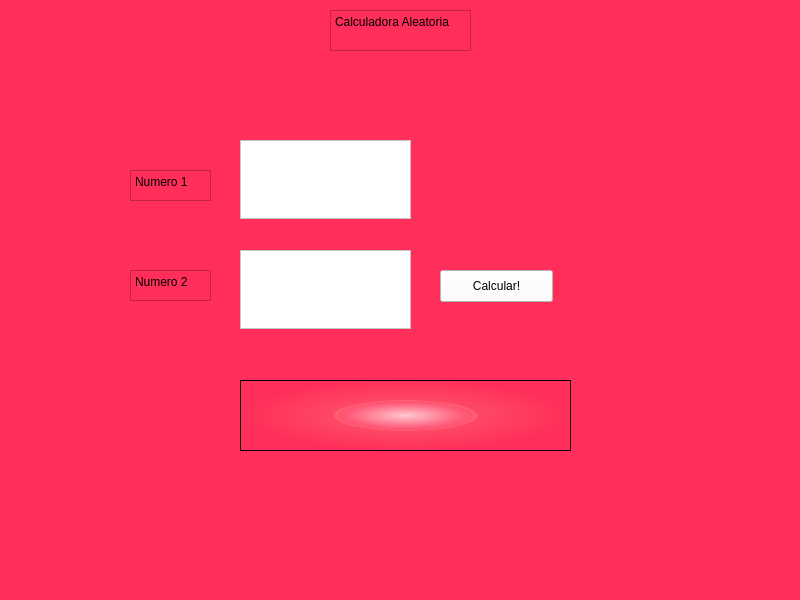
<?xml version="1.0" encoding="UTF-8"?>
<ui version="4.0">
 <class>MainWindow</class>
 <widget class="QMainWindow" name="MainWindow">
  <property name="geometry">
   <rect>
    <x>0</x>
    <y>0</y>
    <width>800</width>
    <height>600</height>
   </rect>
  </property>
  <property name="windowTitle">
   <string>MainWindow</string>
  </property>
  <property name="styleSheet">
   <string notr="true">background-color: rgb(255, 46, 90);</string>
  </property>
  <widget class="QWidget" name="centralwidget">
   <widget class="QPlainTextEdit" name="plainTextEdit">
    <property name="geometry">
     <rect>
      <x>130</x>
      <y>170</y>
      <width>81</width>
      <height>31</height>
     </rect>
    </property>
    <property name="plainText">
     <string>Numero 1</string>
    </property>
   </widget>
   <widget class="QPlainTextEdit" name="plainTextEdit_2">
    <property name="geometry">
     <rect>
      <x>130</x>
      <y>270</y>
      <width>81</width>
      <height>31</height>
     </rect>
    </property>
    <property name="plainText">
     <string>Numero 2</string>
    </property>
   </widget>
   <widget class="QTextEdit" name="num_1">
    <property name="geometry">
     <rect>
      <x>240</x>
      <y>140</y>
      <width>171</width>
      <height>79</height>
     </rect>
    </property>
    <property name="styleSheet">
     <string notr="true">background-color: rgb(255, 255, 255);</string>
    </property>
   </widget>
   <widget class="QTextEdit" name="num_2">
    <property name="geometry">
     <rect>
      <x>240</x>
      <y>250</y>
      <width>171</width>
      <height>79</height>
     </rect>
    </property>
    <property name="styleSheet">
     <string notr="true">background-color: rgb(255, 255, 255);</string>
    </property>
   </widget>
   <widget class="QPushButton" name="boton">
    <property name="geometry">
     <rect>
      <x>440</x>
      <y>270</y>
      <width>113</width>
      <height>32</height>
     </rect>
    </property>
    <property name="styleSheet">
     <string notr="true">background-color: rgb(255, 255, 255);</string>
    </property>
    <property name="text">
     <string>Calcular!</string>
    </property>
   </widget>
   <widget class="QTextEdit" name="resultado">
    <property name="geometry">
     <rect>
      <x>240</x>
      <y>380</y>
      <width>331</width>
      <height>71</height>
     </rect>
    </property>
    <property name="styleSheet">
     <string notr="true">background-color: rgb(255, 170, 153);
background-color: qradialgradient(spread:pad, cx:0.5, cy:0.5, radius:0.5, fx:0.5, fy:0.5, stop:0 rgba(255, 235, 235, 206), stop:0.35 rgba(255, 188, 188, 80), stop:0.4 rgba(255, 162, 162, 80), stop:0.425 rgba(255, 132, 132, 156), stop:0.44 rgba(252, 128, 128, 80), stop:1 rgba(255, 255, 255, 0));</string>
    </property>
   </widget>
   <widget class="QPlainTextEdit" name="plainTextEdit_3">
    <property name="geometry">
     <rect>
      <x>330</x>
      <y>10</y>
      <width>141</width>
      <height>41</height>
     </rect>
    </property>
    <property name="plainText">
     <string>Calculadora Aleatoria</string>
    </property>
   </widget>
  </widget>
  <widget class="QMenuBar" name="menubar">
   <property name="geometry">
    <rect>
     <x>0</x>
     <y>0</y>
     <width>800</width>
     <height>24</height>
    </rect>
   </property>
  </widget>
  <widget class="QStatusBar" name="statusbar"/>
 </widget>
 <resources/>
 <connections/>
</ui>
